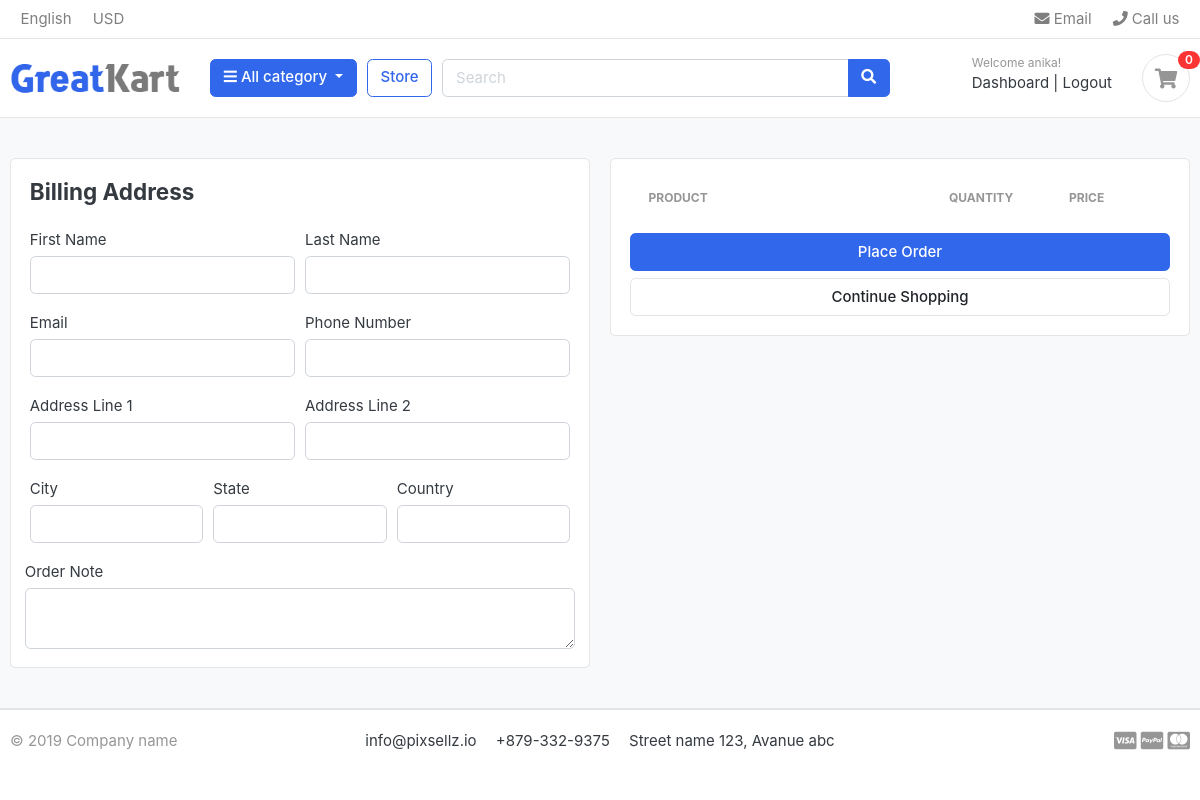
The app's page /cart/checkout/ (signed in), older data.
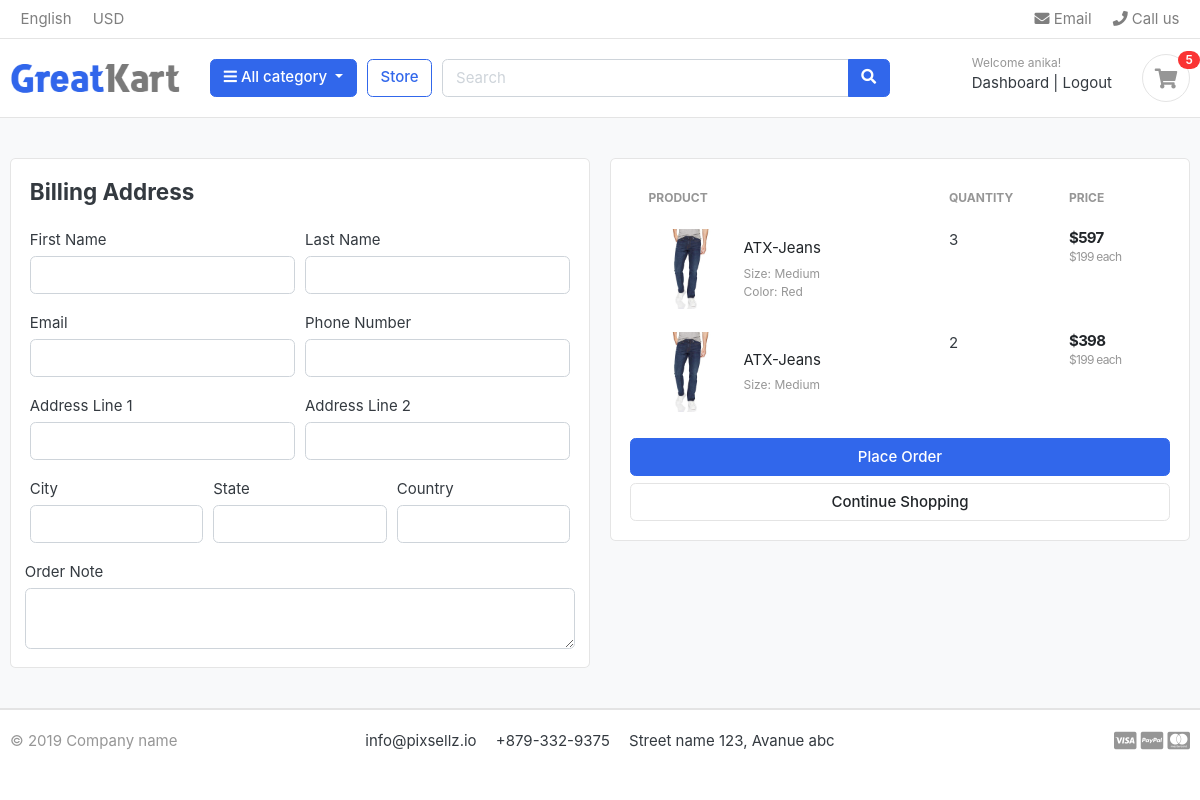
The same page, newer data.
### carts/models.py (models this page shows, shortened)
class CartItem(models.Model):
    user = models.ForeignKey(Account, on_delete=models.CASCADE, null=True)
    product = models.ForeignKey(Product, on_delete=models.CASCADE)
    variations = models.ManyToManyField(Variation, blank=True)
    cart = models.ForeignKey(Cart, on_delete=models.CASCADE, null=True)
    quantity = models.IntegerField(default=1)
    is_active = models.BooleanField(default=True)
    def sub_total(self):
        return self.product.price * self.quantity

### store/models.py (models this page shows, shortened)
class Product(models.Model):
    product_name = models.CharField(max_length=200, unique=True)
    slug = models.SlugField(max_length=200, unique=True)
    description = models.TextField(max_length=500, blank=True)
    price = models.IntegerField()
    images = models.ImageField(upload_to='photos/products')
    stock = models.IntegerField()
    is_available = models.BooleanField(default=True)
    category = models.ForeignKey(Category, on_delete=models.CASCADE)
    create_date = models.DateTimeField(auto_now_add=True)
    modified_date = models.DateTimeField(auto_now=True)
    def get_url(self):
        return reverse('product_detail', args=[self.category.slug, self.slug])

class Variation(models.Model):
    product = models.ForeignKey(Product, on_delete=models.CASCADE)
    variation_category = models.CharField(max_length=100, choices=variation_category_choice)
    variation_value = models.CharField(max_length=100)
    is_active = models.BooleanField(default=True)
    create_date = models.DateTimeField(auto_now=True)
    objects = variationManager()

### carts/views.py (the view)
# urls.py: path('checkout/', views.checkout, name='checkout'),
@login_required(login_url='login')
def checkout(request):
    total = 0
    quantity = 0
    tax = 0
    grand_total = 0
    cart_items = []
    try:
        if request.user.is_authenticated:
            cart_items = CartItem.objects.filter(user=request.user, is_active=True)
        else:
            cart = Cart.objects.get(cart_id=_cart_id(request))
            cart_items = CartItem.objects.filter(cart=cart, is_active=True)
        for item in cart_items:
            total += item.product.price * item.quantity
            quantity += item.quantity
        tax = (2 * total) / 100
        grand_total = total + tax
    except ObjectDoesNotExist:
        pass  # variables already set to 0
    context = {
        'total': total,
        'quantity': quantity,
        'cart_items': cart_items,
        'tax': tax,
        'grand_total': grand_total,
    }
    return render(request, 'store/checkout.html', context)

### carts/context_processors.py (called while the page is built)
def counter(request):
    cart_count = 0
    if 'admin' in request.path:
        return {}
    try:
        if request.user.is_authenticated:
            cart_items = CartItem.objects.filter(user=request.user)
        else:
            cart = Cart.objects.get(cart_id=_cart_id(request))
            cart_items = CartItem.objects.filter(cart=cart)
        for item in cart_items:
            cart_count += item.quantity
    except ObjectDoesNotExist:
        cart_count = 0
    return dict(cart_count=cart_count)

### category/context_processors.py (called while the page is built)
def menu_links(request):
    links = Category.objects.all()
    return dict(links=links)

### category/models.py (called while the page is built)
    def get_url(self):
        return reverse('products_by_category', args=[self.slug])

### templates/store/checkout.html (shortened to what the changed rows need)
{% extends 'base.html' %}
{% load static %}
{% block content %}
<section class="section-content padding-y bg">
<div class="container">
<div class="row">
    <aside class="col-lg-6">
        <div class="card">
            <div class="card-body">
                <table class="table table-borderless table-shopping-cart">
                    <thead class="text-muted">
                        <tr class="small text-uppercase">
                            <th>Product</th>
                            <th width="120">Quantity</th>
                            <th width="120">Price</th>
                        </tr>
                    </thead>
                    <tbody>
                        {% for cart_item in cart_items %}
                        <tr>
                            <td>
                                <figure class="itemside align-items-center">
                                    <div class="aside">
                                        <img src="{{ cart_item.product.images.url }}" class="img-sm"/>
                                    </div>
                                    <figcaption class="info">
                                        <a href="{{ cart_item.product.get_url }}" class="title text-dark">
                                            {{ cart_item.product.product_name }}
                                        </a>
                                        <p class="text-muted small">
                                            {% for item in cart_item.variations.all %}
                                            {{ item.variation_category|capfirst }}: {{ item.variation_value|capfirst }}<br>
                                            {% endfor %}
                                        </p>
                                    </figcaption>
                                </figure>
                            </td>
                            <td>
                                <label for="">{{cart_item.quantity}}</label>
                                </td>
                                <td>
                                    <div class="price-wrap">
                                        <var class="price">${{ cart_item.sub_total }}</var>
                                        <small class="text-muted">${{ cart_item.product.price }} each</small>
                                    </div>
                                </td>
                            </tr>
                            {% endfor %}
                        </tbody>
                    </table>
                </div>
            </div>
        </aside>
    </div>
</div>
</section>
{% endblock %}

### templates/includes/navbar.html (shortened to what this page needs)
{% load static %}
<header class="section-header">
<nav class="navbar p-md-0 navbar-expand-sm navbar-light border-bottom">
    <div class="container">
        <div class="collapse navbar-collapse" id="navbarTop4">
            <ul class="navbar-nav mr-auto">
                <li class="nav-item dropdown">
                    <a href="#" class="nav-link">English</a>
                </li>
                <li class="nav-item dropdown">
                    <a href="#" class="nav-link">USD</a>
                </li>
            </ul>
            <ul class="navbar-nav">
                <li><a href="#" class="nav-link"><i class="fa fa-envelope"></i> Email</a></li>
                <li><a href="#" class="nav-link"><i class="fa fa-phone"></i> Call us</a></li>
            </ul>
        </div>
    </div>
</nav>
<section class="header-main border-bottom">
    <div class="container">
        <div class="row align-items-center">
            <div class="col-lg-2 col-md-3 col-6">
                <a href="{% url 'home' %}" class="brand-wrap">
                    <img class="logo" src="{% static 'images/logo.png' %}">
                </a>
            </div>
            <div class="col-lg col-sm col-md col-6 flex-grow-0">
                <div class="category-wrap dropdown d-inline-block float-right">
                    <button type="button" class="btn btn-primary dropdown-toggle" data-toggle="dropdown">
                        <i class="fa fa-bars"></i> All category
                    </button>
                </div>
            </div>
            <a href="{% url 'store' %}" class="btn btn-outline-primary">Store</a>
            <div class="col-lg col-md-6 col-sm-12 col">
                <form action="{% url 'search' %}" class="search" method="GET">
                    <div class="input-group w-100">
                        <input type="text" class="form-control" name="keyword" style="width:60%;" placeholder="Search">
                        <div class="input-group-append">
                            <button class="btn btn-primary" type="submit"><i class="fa fa-search"></i></button>
                        </div>
                    </div>
                </form>
            </div>
            <div class="col-lg-3 col-sm-6 col-8 order-2 order-lg-3">
                <div class="d-flex justify-content-end mb-3 mb-lg-0">
                    {% if user.is_authenticated %}
                    <div class="widget-header">
                        <small class="title text-muted">Welcome {{ user.first_name }}!</small>
                        <div>
                            <a href="{% url 'dashboard' %}">Dashboard</a> |
                            <a href="{% url 'logout' %}">Logout</a>
                        </div>
                    </div>
                    {% endif %}
                    <a href="{% url 'cart' %}" class="widget-header pl-3 ml-3">
                        <div class="icon icon-sm rounded-circle border">
                            <i class="fa fa-shopping-cart"></i>
                        </div>
                        <span class="badge badge-pill badge-danger notify">{{ cart_count }}</span>
                    </a>
                </div>
            </div>
        </div>
    </div>
</section>
</header>

Row changes from the older to the newer data that the page shows:
added CartItem: product.images (picture), product.product_name "ATX-Jeans", quantity "3", sub_total "597", product.price "199"
now on this page (row unchanged): Variation: variation_category "Size", variation_value "Medium"
now on this page (row unchanged): Variation: variation_category "Color", variation_value "Red", shown under "ATX-Jeans"
added CartItem: product.images (picture), product.product_name "ATX-Jeans", quantity "2", sub_total "398", product.price "199"
Text that changed along with them:
{{ cart_count }}: "0" → "5"
